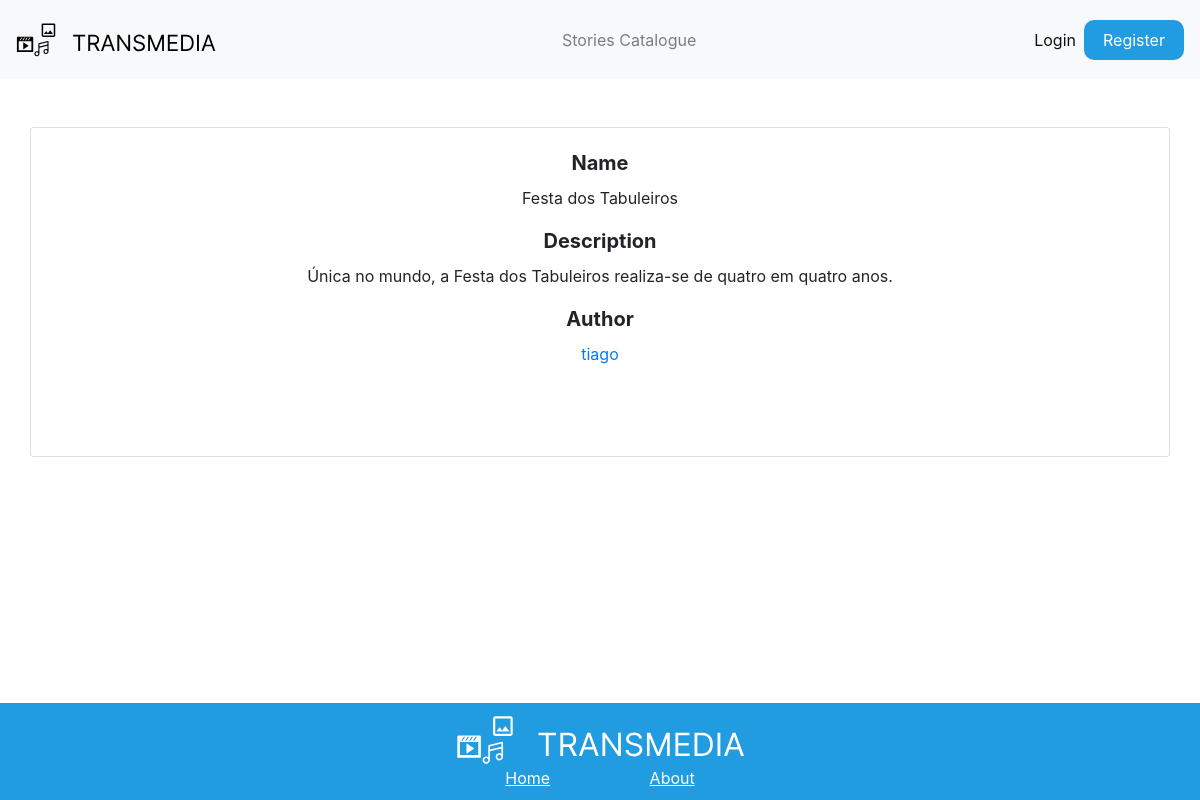
/selectedStoryPage.php?id=1, run on the app's committed database.
### tables this page shows
CREATE TABLE `story` (
  `id` int(11) NOT NULL,
  `name` varchar(255) NOT NULL,
  `description` varchar(255) NOT NULL,
  `author` varchar(255) NOT NULL
);

### selectedStoryPage.php (the view, shortened to what this page needs)
<?php
require "config/connectdb.php";
$story = $pdo->prepare('SELECT story.name,story.description,story.author, story.id FROM story WHERE story.id = ?');
$video = $pdo->prepare('SELECT video.link,video.storyId,video.videoType,video.storyOrder,video.duration FROM video WHERE video.storyId = ? ORDER BY video.storyOrder');
$audio = $pdo->prepare('SELECT audio.id,audio.id_story,audio.audio,audio.storyOrder,duration FROM audio WHERE audio.id_story = ? ORDER BY audio.storyOrder');
$image = $pdo->prepare('SELECT id,storyID,image,duration,storyOrder FROM image WHERE storyID = ? ORDER BY storyOrder');
$text = $pdo->prepare('SELECT id,id_story,text,duration,storyOrder FROM text WHERE id_story = ? ORDER BY storyOrder');
$story->execute([$_GET['id']]);
$video->execute([$_GET['id']]);
$audio->execute([$_GET['id']]);
$image->execute([$_GET['id']]);
$text->execute([$_GET['id']]);
$storyFetch = $story->fetch(PDO::FETCH_ASSOC);
$videoFetch = $video->fetchAll(PDO::FETCH_ASSOC);
$audioFetch = $audio->fetchAll(PDO::FETCH_ASSOC);
$imagesFetch = $image->fetchAll(PDO::FETCH_ASSOC);
$textFetch = $text->fetchAll(PDO::FETCH_ASSOC);
?>
<!DOCTYPE html>
<html lang="en">
<head>
    <link rel="stylesheet" href="https://cdn.jsdelivr.net/npm/bootstrap@4.0.0/dist/css/bootstrap.min.css">
</head>
<body onload="inic()">
    <div class="mb-3">
        <?php
        include "NavBar.php";
        ?>
        <div class="container card mt-5">
            <div class="card-body text-center">
                <div class="Name">
                    <label for="name" style="font-size:20px; font-weight: bold;">Name</label>
                    <p>
                        <?php
                        print($storyFetch['name'])
                        ?>
                    </p>
                </div>
                <div class="description">
                    <label for="description" style="font-size:20px; font-weight: bold;">Description</label>
                    <p>
                        <?php
                        if ($storyFetch['description'] == null) {
                            print("no description");
                        } else {
                            print($storyFetch['description']);
                        }
                        ?>
                    </p>
                </div>
                <div class="author">
                    <label for="author" style="font-size:20px; font-weight: bold;">Author</label>
                    <p>
                        <?php
                        echo "<a href='user_profile.php?user=" . $storyFetch['author'] . "'>" . $storyFetch['author'] . "</a>";
                        ?>
                    </p>
                </div>
                <div id="mediaDiv" class="mt-3">
                    <?php
                    if (count($videoFetch) + count($audioFetch) + count($imagesFetch)  + count($textFetch) == 0) {
                        echo "<p>Sem conteúdo para apresentar</p>";
                    } else {
                        echo <<<EOF
                        <div id="adjVidButDiv">
                            <button id="prevMediaButton" style="visibility: hidden; color: white; background-color: #007bff; border: 0px; height:30px; width: 25%; border-radius: 4px; cursor: pointer;" class="adj-button" onclick="playAdjacentPlayer('left')"><b>|<<</b></button>
                            <button id="nextMediaButton" style="visibility: hidden;color: white; background-color: #007bff; border: 0px; height:30px; width: 25%; border-radius: 4px; cursor: pointer;" class="adj-button" onclick="playAdjacentPlayer('right')"><b>>>|</b></button>
                        </div>
                        EOF;
                    }
                    ?>
                </div>
            </div>
        </div>
    </div>
    <?php
    include "footer.php";
    ?>
</body>
</html>

### style/footer.css (style rules this page uses)
body { min-height: 100vh; display: flex; flex-direction: column; }

### data on the page
story: name "Festa dos Tabuleiros", description "Única no mundo, a Festa dos Tabuleiros realiza-se de quatro em quatro anos.", author "tiago"
